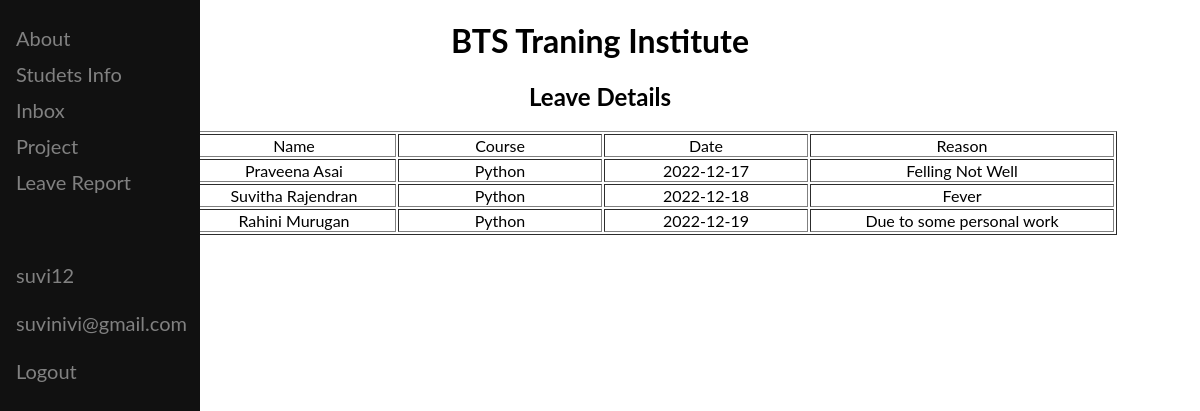
Screenshot of /std_leave (signed in) with the database file from the repository.
### chat/models.py (models this page shows, shortened)
class Leaverequest(models.Model):
    Name= models.CharField(max_length=1000)
    TO = models.CharField(max_length=1000)
    Date = models.CharField(max_length=1000)
    Reason = models.CharField(max_length=10000)

### chat/views.py (the view)
# urls.py: path('std_leave', views.std_leave, name='std_leave'),
def std_leave(request):
    tit = "Leave Details"
    queryset = Leaverequest.objects.all()
    return render(request, 'leavestatus.html',{'all':queryset, 't':tit})

### templates/leavestatus.html (shortened to what this page needs)
<!DOCTYPE html>
<html>
<head>
<link rel="stylesheet" href="https://cdnjs.cloudflare.com/ajax/libs/font-awesome/4.7.0/css/font-awesome.min.css">
</head>
<body>
<div class="sidenav">
<a href="/smain">About</a>
<a href="/stdinfo">Studets Info</a>
<a href="/stf_home">Inbox</a>
<a href="/project">Project</a>
<a href="/std_leave">Leave Report</a><br><br><br>
<a>{{user.username}}<a>
  <a>{{user.email}}<a>
<a href="/login_user">Logout</a>
</body>
</html>
<center><h1>BTS Traning Institute</h1></center>
<center><h2>{{t}}</h2></center>
        {% if all %}
        <table align="center", border="1">
            <thead>
                <tr align="center">
                    <td style="width: 100px">S.No.</td>
                    <td style="width: 200px">Name</td>
                    <td style="width: 200px">Course</td>
                    <td style="width: 200px">Date</td>
                    <td style="width: 300px">Reason</td>
                </tr>
            </thead>
            {% for data in all %}
                <tbody>
                    <tr align="center">
                        <td>{{forloop.counter}}</td>
                        <td>{{data.Name}}</td>
                        <td>{{data.TO}}</td>
                        <td>{{data.Date}}</td>
                        <td>{{data.Reason}}</td>
                    </tr>
                </tbody>
            {% endfor %}
        </table>
        {% endif %}

### templates/leavestatus.html (style rules this page uses)
body { font-family: "Lato", sans-serif; }
.sidenav { height: 100%; width: 200px; position: fixed; z-index: 1; top: 0; left: 0; background-color: #111; overflow-x: hidden; padding-top: 20px; }
.sidenav a, .dropdown-btn { padding: 6px 8px 6px 16px; text-decoration: none; font-size: 20px; color: #818181; display: block; border: none; background: none; width: 100%; text-align: left; cursor: pointer; outline: none; }

### rows the page displays
Leaverequest: Name "Praveena Asai", TO "Python", Date "2022-12-17", Reason "Felling Not Well"
Leaverequest: Name "Suvitha Rajendran", TO "Python", Date "2022-12-18", Reason "Fever"
Leaverequest: Name "Rahini Murugan", TO "Python", Date "2022-12-19", Reason "Due to some personal work"

### other values shown
{{ user.username }} "suvi12"
{{ user.email }} "suvinivi@gmail.com"
{{ t }} "Leave Details"
